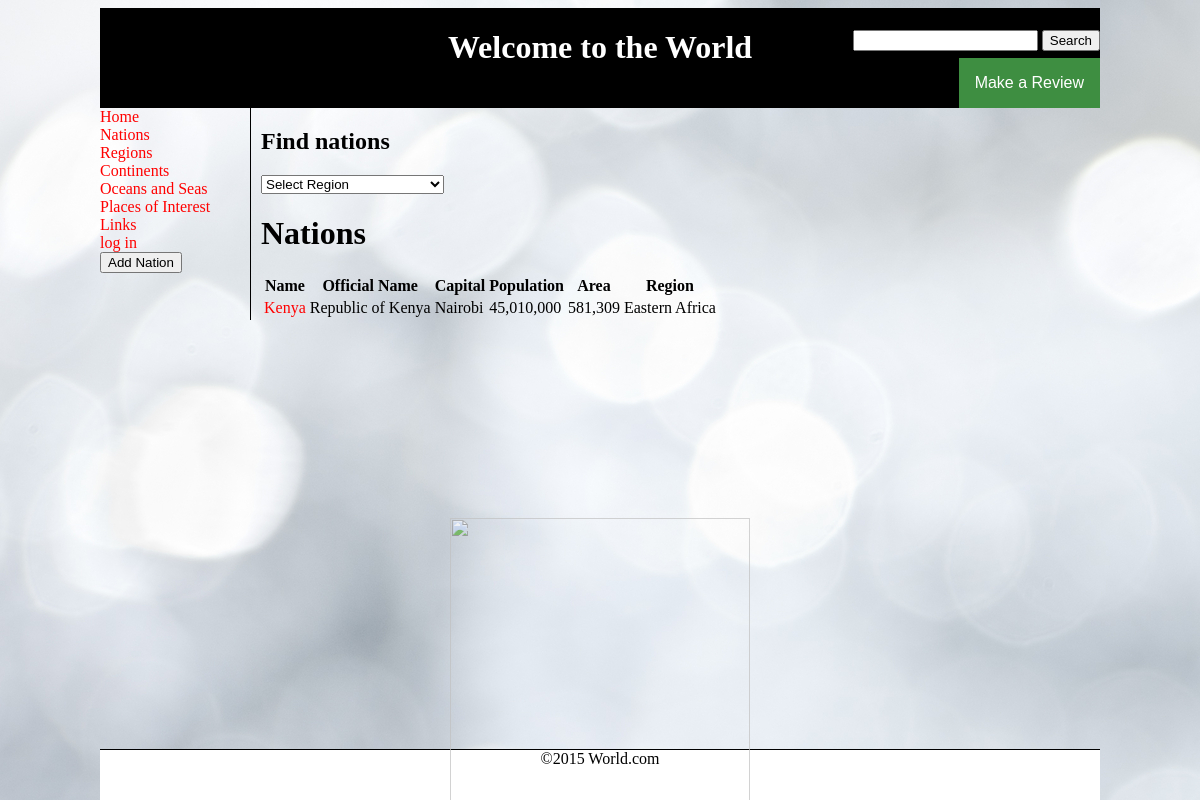
The app's page /show_region_nations.php?region_id=1 with its own data.
### tables this page shows
CREATE TABLE `nation` (
  `nation_id` bigint(20) unsigned NOT NULL AUTO_INCREMENT,
  `common_name` varchar(50) DEFAULT NULL,
  `official_name` varchar(50) DEFAULT NULL,
  `flag_file` varchar(30) DEFAULT NULL,
  `capital` varchar(50) DEFAULT NULL,
  `government` varchar(100) DEFAULT NULL,
  `population` int(11) DEFAULT NULL,
  `area` int(11) DEFAULT NULL,
  `region` int(11) DEFAULT NULL,
  `description` text,
  PRIMARY KEY (`nation_id`)
);

CREATE TABLE `region` (
  `region_id` bigint(20) unsigned NOT NULL AUTO_INCREMENT,
  `name` varchar(100) DEFAULT NULL,
  `description` text,
  PRIMARY KEY (`region_id`)
);

### show_region_nations.php (the view, shortened to what this page needs)
<?php
    include("header.inc");
	include("nav.inc");
?>
    <div id="main-content"><?php
	$db = mysqli_connect("localhost", "root", "", "world") or die(mysqli_error($db));
?>
<h2>Find nations</h2>
<form >
<select id="find-nations" onchange="doMenu();">
	<option value="">Select Region</option>
</select>
</form>
<h1>Nations</h1>
<table>
<tr>
<th>Name</th>
<th>Official Name</th>
<th>Capital</th>
<th>Population</th>
<th>Area</th>
<th>Region</th>
</tr>
<?php
	if(isset($_GET['region_id']))
	{
		$reg = $_GET['region_id'];
		$db = mysqli_connect("localhost", "root", "", "world") or die(mysqli_error($db));
		$query = "select nation.nation_id, nation.common_name, nation.official_name, nation.capital, nation.population, nation.area, region.name  from nation join region on nation.region=region.region_id where region.region_id = $reg";
		$resultset = mysqli_query($db, $query) or die(mysqli_error($db));
		while($row=mysqli_fetch_array($resultset, MYSQLI_ASSOC))
		{
			print "<tr>";
			print "<td><a href='show_nation.php?id={$row['nation_id']}'>{$row['common_name']}</a></td>";
			print "<td>{$row['official_name']}</td>";
			print "<td>{$row['capital']}</td>";
			print "<td>";
			print number_format($row['population']);
			print "</td>";
			print "<td>";
			print number_format($row['area']);
			print "</td>";
			print "<td>{$row['name']}</td>";
			print "</tr>";
		}
    }
?>
</table>
</div>
<?php
    include("footer.inc");
?>

### world.css (style rules this page uses)
a:link { color: red; background-color: transparent; text-decoration: none; }
div#main-content { position:absolute; top:100px; left:150px; border-left:1px solid black; padding-left:10px; }

### records on screen
nation: common_name "Kenya", official_name "Republic of Kenya", capital "Nairobi", population "45,010,000", area "581,309", region.name "Eastern Africa"
